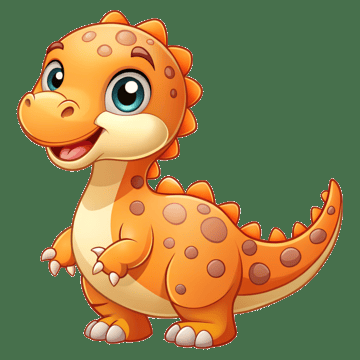
#> input picture image.png, 360 x 360 px
$ python photoEditor.py
#> lines starting #> are read from the running program, lines starting #| are printed output that depends on the picture
import cv2
from matplotlib import pyplot as plt
import numpy as np

# Show the following menu:
def show_menu():
    print("""
        ==== Mini Photo Editor ====
        1. Adjust Brightness
        2. Adjust Contrast
        3. Convert to Grayscale
        4. Add Padding (choose border type)
        5. Apply Thresholding (binary or inverse)
        6. Blend with Another Image (manual alpha)
        7. Undo Last Operation
        8. View History of Operations
        9. Save and Exit
        """)

def show_side_by_side(original, preview, title1='Original', title2='Preview'):
    plt.figure(figsize=(10,5))
    plt.subplot(1,2,1)
    plt.imshow(cv2.cvtColor(original, cv2.COLOR_BGR2RGB))
    plt.title(title1)
    plt.axis('off')
    plt.subplot(1,2,2)
    plt.imshow(cv2.cvtColor(preview, cv2.COLOR_BGR2RGB))
    plt.title(title2)
    plt.axis('off')
    plt.show()

# Brightness/Contrast
def adjust_brightness_contrast(img, brightness=0, contrast=0):
    if brightness != 0:
        img = cv2.convertScaleAbs(img, alpha=1, beta=brightness)
    if contrast != 0:
        img = cv2.convertScaleAbs(img, alpha=(contrast + 100) / 100.0, beta=0)
    return img

# Gray-scale image
def convert_to_grayscale(img):
    return cv2.cvtColor(img, cv2.COLOR_BGR2GRAY)

# Padding: Ask the user to specify the padding size and border type (constant, reflect, replicate, etc.).
# Additionally, include an option for the user to choose the padding proportion: Square, Rectangle, Custom Ratio (e.g., 4:5)
# If the user selects a custom ratio like 4:5, your program should calculate and apply the padding
# so that the final image respects the chosen aspect ratio, regardless of the original size.
# The user should also be able to adjust the total padding size, and your code must maintain the proportion accordingly.
# (add smallest padding at the beginning to make it rectangle, then increase or decrease the padding size of the user wants)
# [67 lines left out: functions pad_image, threshold_image, blend_images, not called in this run]

def main():
    history = []
    log = []
    img_path = input("Enter image filename: ")
#> the answer given: image.png
    img = cv2.imread(img_path)
#> img is the input picture: shape (360, 360, 3); mean B, G, R 76.4, 125.6, 136
    if img is None:
        print("Image not found.")
        return
    history.append(img.copy())

    while True:
        show_menu()
        choice = input("Choose an option: ")
#> the answer given: 1

        if choice == '1':
            b = int(input("Brightness (-100 to 100): "))
#> the answer given: 3
            preview = adjust_brightness_contrast(img, brightness=b, contrast=0)
            show_side_by_side(img, preview, 'Original', 'Brightness Adjusted')
#> in show_side_by_side, `plt.show()`:
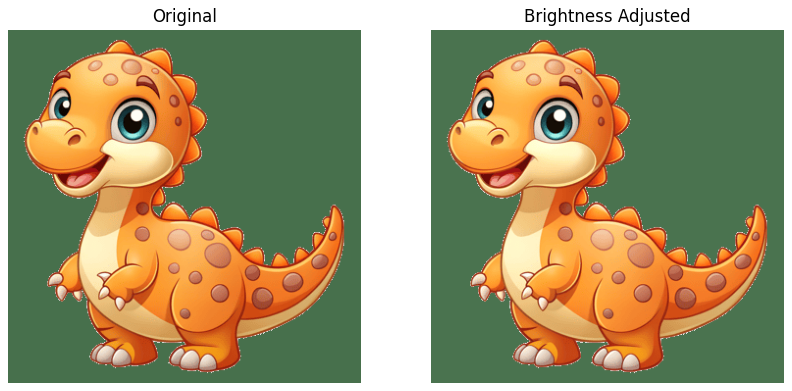
#> figure drawn by matplotlib, 2 panels
            img = preview
            history.append(img.copy())
            log.append(f"brightness {b}")

            cv2.imwrite('brightness_adjusted.jpg', img)
            print("Brightness adjusted. Current image state saved.")

        elif choice == '2':
            c = int(input("Contrast (-100 to 100): "))
            preview = adjust_brightness_contrast(img, brightness=0, contrast=c)
            show_side_by_side(img, preview, 'Original', 'Contrast Adjusted')
            img = preview
            history.append(img.copy())
            log.append(f"contrast {c}")
            cv2.imwrite('contrast_adjusted.jpg', img)
            print("Contrast adjusted. Current image state saved.")

        elif choice == '3':
            preview = convert_to_grayscale(img)
            show_side_by_side(img, preview, 'Original', 'Grayscale')
            img = preview
            history.append(img.copy())
            log.append("converted to grayscale")
            cv2.imwrite('grayscale.jpg', img)
            print("Converted to grayscale. Current image state saved.")

        elif choice == '4':
            pad_size = int(input("Padding size (pixels): "))
            border = input("Border type (constant/reflect/replicate): ").strip().lower()
            ratio_choice = input("Aspect ratio:\n1. Square (1:1)\n2. Rectangle (4:3)\n3. Custom\n4. None\nChoice: ")

            if ratio_choice == '1':
                aspect = (1, 1)
            elif ratio_choice == '2':
                aspect = (4, 3)
            elif ratio_choice == '3':
                w, h = map(int, input("Enter ratio as w:h (e.g., 4:5): ").split(':'))
                aspect = (w, h)
            else:
                aspect = None

            preview = pad_image(img, pad_size, border, aspect)
            show_side_by_side(img, preview, 'Original', 'Padded Image')
            img = preview
            aspect_str = f"{aspect[0]}:{aspect[1]}" if aspect else "none"
            log.append(f"padding: {pad_size}px {border} ratio={aspect_str}")
            history.append(img.copy())
            cv2.imwrite('padded_image.jpg', img)
            print("Padding applied. Current image state saved.")

        elif choice == '5':
            ttype = input("Threshold type (binary/inv): ")
            preview = threshold_image(img, ttype)
            show_side_by_side(img, preview, 'Original', 'Threshold')
            img = preview
            history.append(img.copy())
            log.append(f"threshold {ttype}")
            cv2.imwrite('thresholded_image.jpg', img)
            print("Thresholding applied. Current image state saved.")

        elif choice == '6':
            img2_path = input("Second image filename: ")
            alpha = float(input("Alpha (0-1): "))
            preview = blend_images(img, img2_path, alpha)
            show_side_by_side(img, preview, 'Original', 'Blended Image')
            img = preview
            history.append(img.copy())
            log.append(f"blended with {img2_path} alpha {alpha}")
            cv2.imwrite('blended_image.jpg', img)
            print("Blending applied. Current image state saved.")

        elif choice == '7':
            if len(history) > 1:
                history.pop()
                img = history[-1].copy()
                log.append("undo")
                print("Undo successful.")
            else:
                print("Nothing to undo.")

        elif choice == '8':
            print("History Log:")
            for action in log:
                print(action)

        elif choice == '9':
            print("History Log:")
            for action in log:
                print(action)
            fname = input("Filename to save as: ")
            cv2.imwrite(fname, img)
            break
        else:
            print("Invalid choice.")
            break

if __name__ == "__main__":
#> (the run stopped early here; a loop or call above may not have finished)
